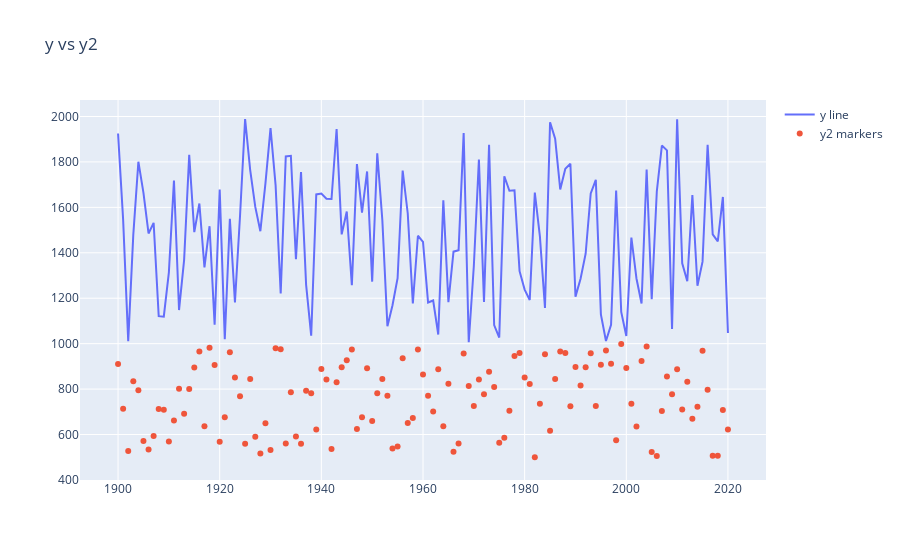

The cell this chart's notebook holds for it:
### Code cell
fig.update_layout(title='y vs y2')  # update tytułu wykresu
iplot(fig)
